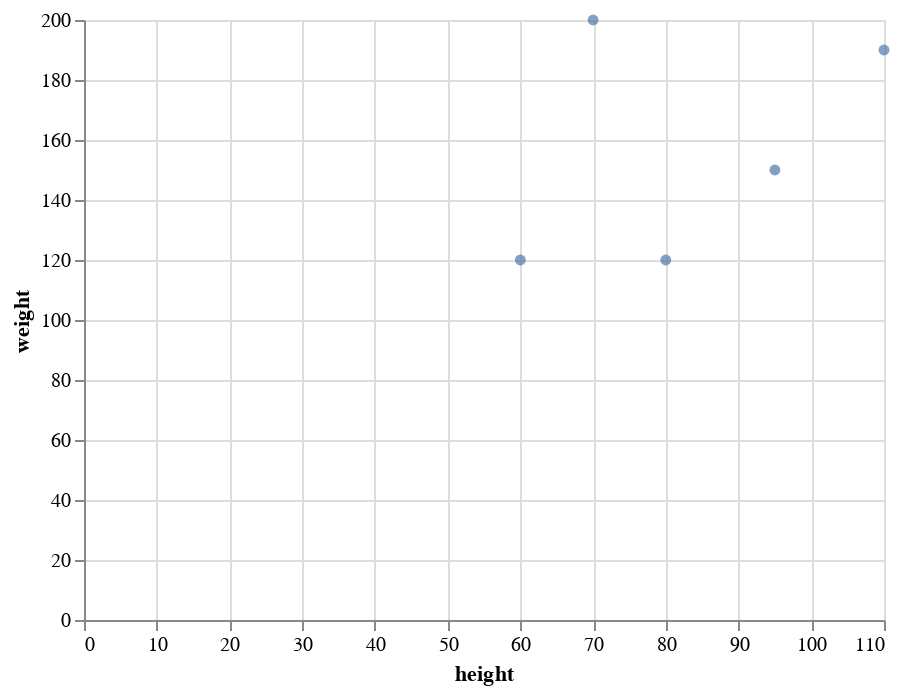

The code cell stored with this chart in its notebook:
### Markdown cell above
If we want to change from a line plot to a scatter plot, in Altair, we change `mark_line` to `mark_circle`.

### Code cell
alt.Chart(data=df).mark_circle().encode(
    x="height",
    y="weight"
)

### Figure 1 — Vega-Lite specification as saved in the notebook (floating-point values rounded to 4 significant figures)
{"config": {"view": {"continuousWidth": 400, "continuousHeight": 300}}, "data": {"name": "data-9ed00a2086d7ff8c2c0949139133ecea"}, "mark": "circle", "encoding": {"x": {"field": "height", "type": "quantitative"}, "y": {"field": "weight", "type": "quantitative"}}, "$schema": "https://vega.github.io/schema/vega-lite/v4.17.0.json", "datasets": {"data-9ed00a2086d7ff8c2c0949139133ecea": [{"height": 70, "weight": 200}, {"height": 95, "weight": 150}, {"height": 60, "weight": 120}, {"height": 110, "weight": 190}, {"height": 80, "weight": 120}]}}
